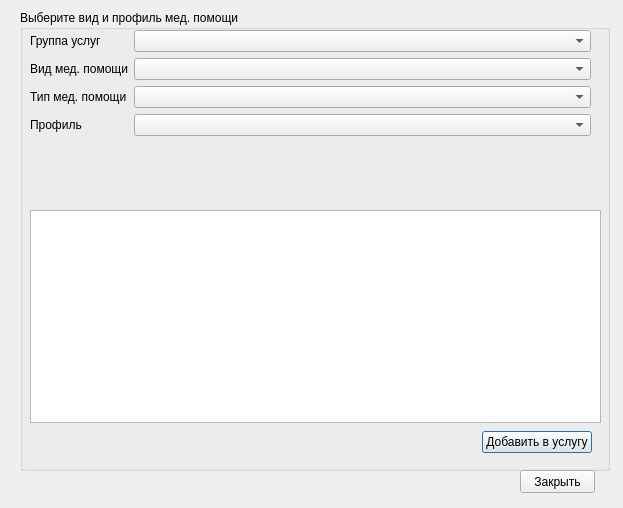
<?xml version="1.0" encoding="UTF-8"?>
<ui version="4.0">
 <class>ImportRbServiceR29_2</class>
 <widget class="QDialog" name="ImportRbServiceR29_2">
  <property name="geometry">
   <rect>
    <x>0</x>
    <y>0</y>
    <width>623</width>
    <height>508</height>
   </rect>
  </property>
  <property name="windowTitle">
   <string>Импорт справочника &quot;Услуги&quot;</string>
  </property>
  <widget class="QGroupBox" name="gbKinaProfilMedicalAid">
   <property name="enabled">
    <bool>true</bool>
   </property>
   <property name="geometry">
    <rect>
     <x>20</x>
     <y>10</y>
     <width>590</width>
     <height>461</height>
    </rect>
   </property>
   <property name="sizePolicy">
    <sizepolicy hsizetype="Minimum" vsizetype="Expanding">
     <horstretch>0</horstretch>
     <verstretch>0</verstretch>
    </sizepolicy>
   </property>
   <property name="title">
    <string>Выберите вид и профиль мед. помощи</string>
   </property>
   <widget class="QWidget" name="layoutWidget">
    <property name="geometry">
     <rect>
      <x>10</x>
      <y>20</y>
      <width>561</width>
      <height>145</height>
     </rect>
    </property>
    <layout class="QFormLayout" name="formLayout">
     <property name="fieldGrowthPolicy">
      <enum>QFormLayout::AllNonFixedFieldsGrow</enum>
     </property>
     <item row="0" column="0">
      <widget class="QLabel" name="txtGroup">
       <property name="text">
        <string>Группа услуг</string>
       </property>
      </widget>
     </item>
     <item row="0" column="1">
      <widget class="CRBComboBox" name="cmbServiceGroup">
       <property name="sizePolicy">
        <sizepolicy hsizetype="MinimumExpanding" vsizetype="Fixed">
         <horstretch>0</horstretch>
         <verstretch>0</verstretch>
        </sizepolicy>
       </property>
       <property name="minimumSize">
        <size>
         <width>150</width>
         <height>0</height>
        </size>
       </property>
      </widget>
     </item>
     <item row="1" column="0">
      <widget class="QLabel" name="lblMedicalAidKind">
       <property name="text">
        <string>Вид мед. помощи</string>
       </property>
      </widget>
     </item>
     <item row="1" column="1">
      <widget class="CRBComboBox" name="cmbMedicalAidKind">
       <property name="sizePolicy">
        <sizepolicy hsizetype="MinimumExpanding" vsizetype="Fixed">
         <horstretch>0</horstretch>
         <verstretch>0</verstretch>
        </sizepolicy>
       </property>
      </widget>
     </item>
     <item row="2" column="0">
      <widget class="QLabel" name="lblMedicalAidType">
       <property name="text">
        <string>Тип мед. помощи</string>
       </property>
      </widget>
     </item>
     <item row="4" column="0">
      <widget class="QLabel" name="lblProfile">
       <property name="text">
        <string>Профиль</string>
       </property>
      </widget>
     </item>
     <item row="4" column="1">
      <widget class="CRBComboBox" name="cmbMedicalAidType">
       <property name="sizePolicy">
        <sizepolicy hsizetype="MinimumExpanding" vsizetype="Fixed">
         <horstretch>0</horstretch>
         <verstretch>0</verstretch>
        </sizepolicy>
       </property>
      </widget>
     </item>
     <item row="2" column="1">
      <widget class="CRBComboBox" name="cmbMedicalAidProfile">
       <property name="sizePolicy">
        <sizepolicy hsizetype="MinimumExpanding" vsizetype="Fixed">
         <horstretch>0</horstretch>
         <verstretch>0</verstretch>
        </sizepolicy>
       </property>
      </widget>
     </item>
    </layout>
   </widget>
   <widget class="QWidget" name="layoutWidget">
    <property name="geometry">
     <rect>
      <x>10</x>
      <y>200</y>
      <width>571</width>
      <height>213</height>
     </rect>
    </property>
    <layout class="QVBoxLayout" name="verticalLayout">
     <item>
      <widget class="CInDocTableView" name="tblCoord"/>
     </item>
    </layout>
   </widget>
   <widget class="QWidget" name="layoutWidget">
    <property name="geometry">
     <rect>
      <x>310</x>
      <y>420</y>
      <width>262</width>
      <height>25</height>
     </rect>
    </property>
    <layout class="QHBoxLayout" name="horizontalLayout_2">
     <item>
      <spacer name="horizontalSpacer_2">
       <property name="orientation">
        <enum>Qt::Horizontal</enum>
       </property>
       <property name="sizeType">
        <enum>QSizePolicy::Expanding</enum>
       </property>
       <property name="sizeHint" stdset="0">
        <size>
         <width>150</width>
         <height>20</height>
        </size>
       </property>
      </spacer>
     </item>
     <item>
      <widget class="QPushButton" name="btnContinue">
       <property name="text">
        <string>Добавить в услугу</string>
       </property>
      </widget>
     </item>
    </layout>
   </widget>
  </widget>
  <widget class="QPushButton" name="btnClose">
   <property name="geometry">
    <rect>
     <x>520</x>
     <y>470</y>
     <width>75</width>
     <height>23</height>
    </rect>
   </property>
   <property name="text">
    <string>Закрыть</string>
   </property>
  </widget>
 </widget>
 <customwidgets>
  <customwidget>
   <class>CRBComboBox</class>
   <extends>QComboBox</extends>
   <header>library/crbcombobox.h</header>
  </customwidget>
  <customwidget>
   <class>CInDocTableView</class>
   <extends>QTableView</extends>
   <header>library/InDocTable.h</header>
  </customwidget>
 </customwidgets>
 <resources/>
 <connections/>
</ui>
